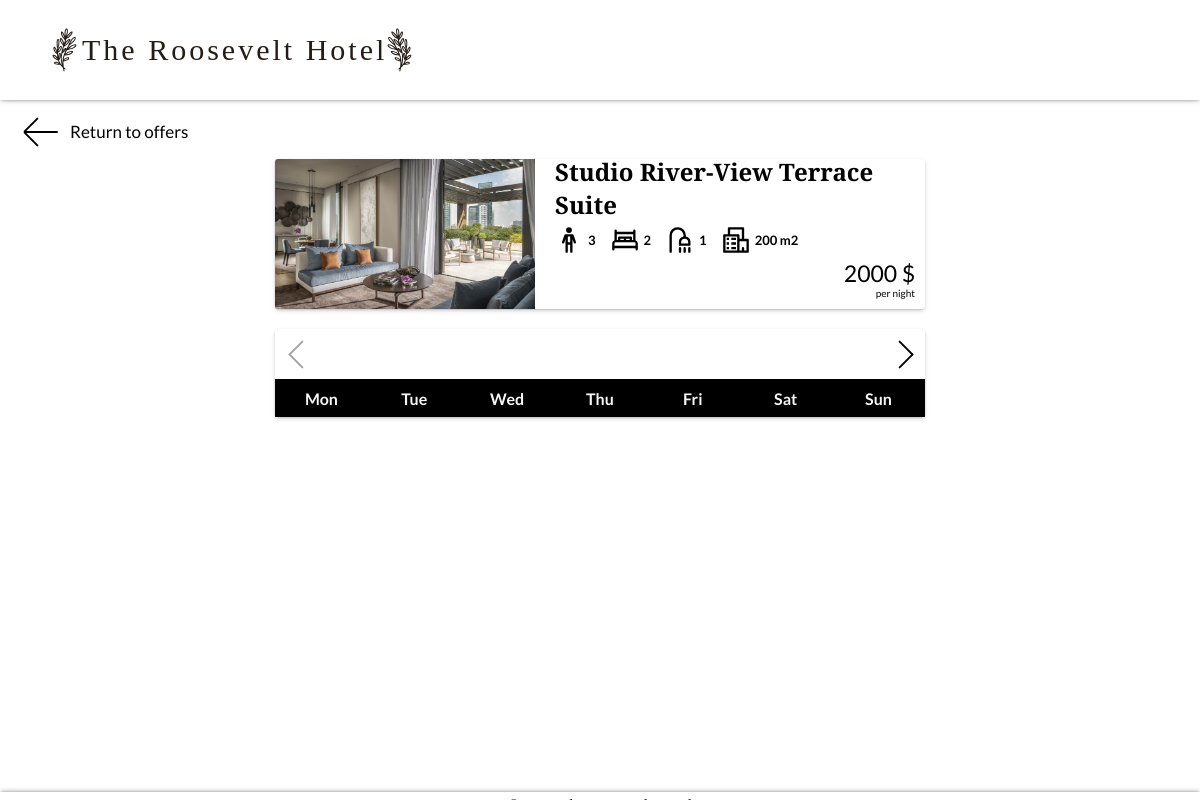
Page /rates.php?room-type=7 on the committed database.
### tables this page shows
CREATE TABLE `room_type` (
  `room_id` tinyint(11) NOT NULL,
  `name` varchar(64) NOT NULL,
  `guests` tinyint(4) NOT NULL,
  `beds` tinyint(4) NOT NULL,
  `bathrooms` tinyint(4) NOT NULL,
  `size` smallint(4) NOT NULL COMMENT '[m2]',
  `price_per_night` decimal(10,0) NOT NULL COMMENT '[$]'
);

### rates.php (the view, shortened to what this page needs)
<?php
    require_once "php/config.php";
    $connection = new mysqli ($servername, $username, $password, $database);
    $query = "SELECT * FROM room_type WHERE room_id=".$_GET['room-type'];
    $result = $connection->query($query);
    $selectedRoom = $result->fetch_assoc();
?>
<!DOCTYPE html>
<html lang="en">
<head>
    <link rel="stylesheet" href="css/main.css">
    <link rel="stylesheet" href="css/rates.css">
</head>
<body>
    <header>
        <div class='header-bg'>
            <div class='header-logo-container'>
                <img src='images/ui/logo.svg'>
                <h1>The Roosevelt Hotel</h1>
                <img src='images/ui/logo2.svg'>
            </div>
        </div>
    </header>
    <main class='main-container'>
        <div class='main-section'>
            <div class='go-back' onclick='location.href="accomodation.php"'>
                <div class='arrow-back'>
                    <span></span>
                    <span></span>
                    <span></span>
                </div>
                <span>Return to offers</span>
            </div>
            <div class='content-section'>
                <div class='selected-room-info'>
                    <?php
                        $img = "images/accomodation/".$selectedRoom['room_id']."/1.jpg";
                        echo "<div class='room-photo'>
                            <img src='".$img."'>
                        </div>
                        <div class='description'>
                            <h5>".$selectedRoom['name']."</h5>
                            <div class='details'>
                                <span><img src='images/ui/people-svgrepo-com.svg'></img><span>".$selectedRoom['guests']."</span></span>
                                <span><img src='images/ui/bed-svgrepo-com.svg'></img><span>".$selectedRoom['beds']."</span></span>
                                <span><img src='images/ui/shower-svgrepo-com.svg'></img><span>".$selectedRoom['bathrooms']."</span></span>
                                <span><img src='images/ui/city-svgrepo-com.svg'></img><span>".$selectedRoom['size']." m2</span></span>
                            </div>
                            <span class='price'><span>".$selectedRoom['price_per_night']." $</span><span>per night</span></span>
                        </div>";
                    ?>
                </div>
                <div class='calendar-container'>
                    <div class='month-navigation'>
                        <div class='arrow-left inactive'>
                            <span></span>
                            <span></span>
                        </div>
                        <div class='arrow-right'>
                            <span></span>
                            <span></span>
                        </div>
                    </div>
                    <div class='calendar'>
                        <ul class='weekdays'>
                            <li>Mon</li>
                            <li>Tue</li>
                            <li>Wed</li>
                            <li>Thu</li>
                            <li>Fri</li>
                            <li>Sat</li>
                            <li>Sun</li>
                        </ul>
                    </div>
                </div>
            </div>
        </div>
        <footer>
        </footer>
    </main>
</body>
</html>

### css/main.css (style rules this page uses)
html { scroll-behavior: smooth; }
body { margin: 0; padding: 0; overflow-x: hidden; font-family: "Cormorant Garamond", serif; }
h2, h3, h4, h5, h6 { font-family: "Playfair Display", serif; }
* { margin: 0; padding: 0; -webkit-box-sizing: border-box; -moz-box-sizing: border-box; box-sizing: border-box; }
ul { list-style-type: none; }
.header-bg { background: rgb(255, 255, 255); box-shadow: rgba(50, 50, 93, 0.25) 0px 2px 5px -1px, rgba(0, 0, 0, 0.3) 0px 1px 3px -1px; position: fixed; display: flex; align-items: center; justify-content: space-between; width: 100%; padding-left: 40px; padding-right: 40px; padding-top: 15px; padding-bottom: 15px; z-index: 20; }
.header-logo-container { display: flex; align-items: center; height: 100%; color: #261c14; font-family: "Playfair Display", serif; cursor: pointer; -webkit-user-select: none; -moz-user-select: none; -ms-user-select: none; user-select: none; -webkit-animation: slide-in-left 0.7s cubic-bezier(0.25, 0.46, 0.45, 0.94) both; animation: slide-in-left 0.7s cubic-bezier(0.25, 0.46, 0.45, 0.94) both; }
.header-logo-container h1 { font-size: 30px; margin: 10px; font-weight: 500; letter-spacing: 3px; }
.header-logo-container img { height: 50px; margin-top: 10px; margin-bottom: 10px; margin-right: -18px; pointer-events: none; filter: brightness(0) saturate(100%) invert(7%) sepia(41%) saturate(606%) hue-rotate(345deg) brightness(100%) contrast(91%); }
.header-logo-container img:nth-child(3) { margin-right: 0px; margin-left: -22px; }
.main-container { height: 100vh; overflow: overlay; scroll-behavior: smooth; position: relative; }
.main-section { width: 100%; }
.main-section:nth-child(1) { overflow: hidden; margin-top: 100px; height: 75vh; }
.main-section:nth-child(1) .content-section { height: 100%; width: 100%; background-size: cover; background-repeat: no-repeat; background-position: center center; -webkit-box-shadow: inset 0px 0px 100px 0px rgba(0, 0, 0, 0.7); -moz-box-shadow: inset 0px 0px 100px 0px rgba(0, 0, 0, 0.7); box-shadow: inset 0px 0px 100px 0px rgba(0, 0, 0, 0.7); -webkit-animation: kenburns-top 1.4s ease-out both; animation: kenburns-top 1.4s ease-out both; }
footer { position: absolute; width: 100%; padding: 5px; color: #261c14; display: flex; justify-content: center; align-items: center; background: white; box-shadow: rgba(50, 50, 93, 0.25) 0px -2px 5px -1px, rgba(0, 0, 0, 0.3) 0px -1px 3px -1px; z-index: 10; }

### rows in the picture
room_type: name "Studio River-View Terrace Suite", guests "3", beds "2", bathrooms "1", size "200", price_per_night "2000"
